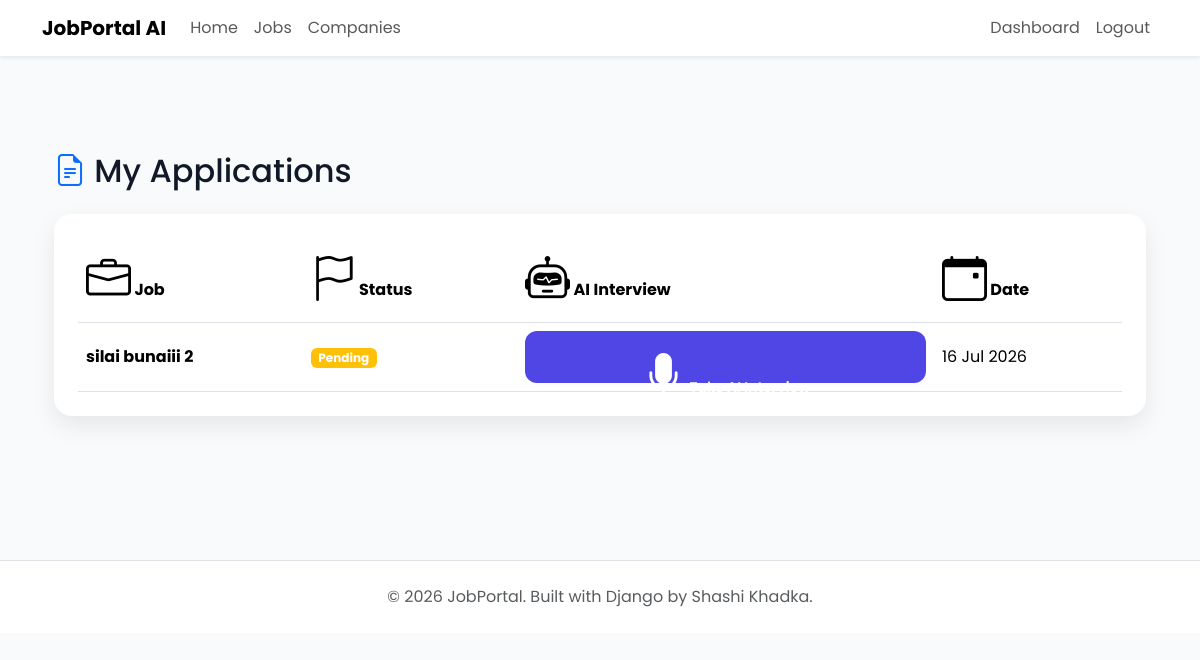
The page /applications/my-applications/ (signed in) on the database as committed earlier.
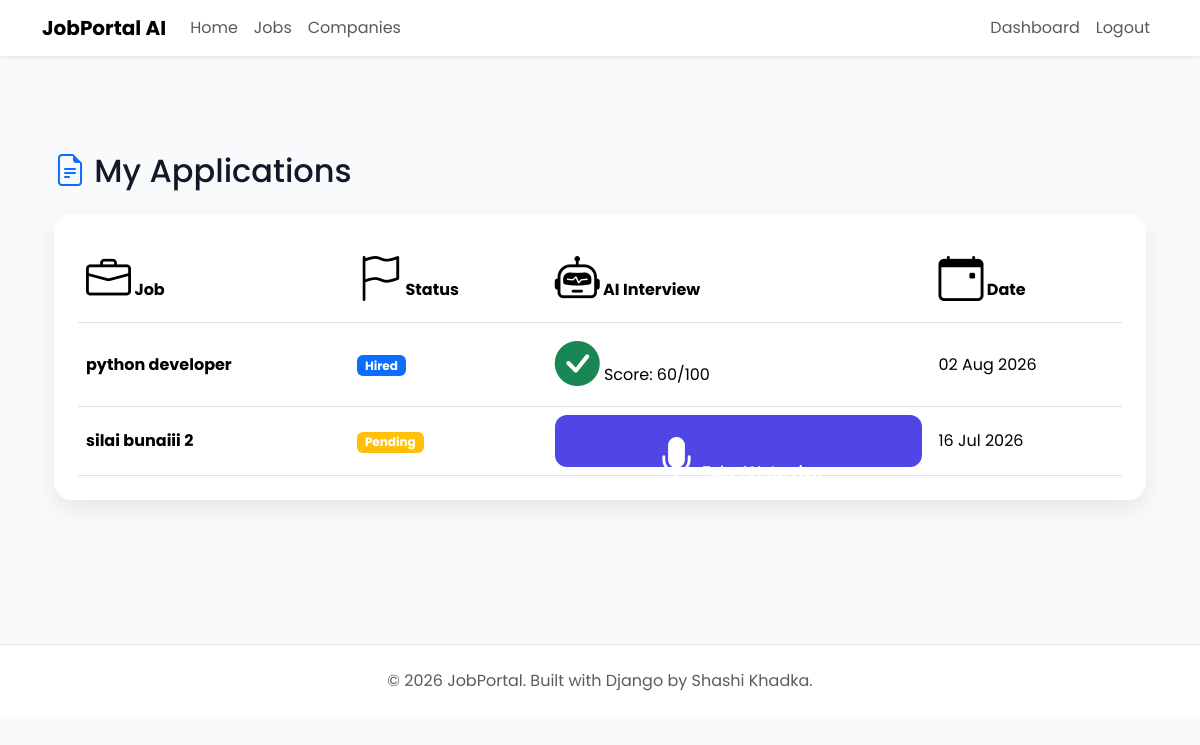
The same page on the database as committed later.
### applications/models.py (models this page shows, shortened)
class Application(models.Model):
    applicant = models.ForeignKey( settings.AUTH_USER_MODEL, on_delete=models.CASCADE, related_name="applications" )
    job = models.ForeignKey( Job, on_delete=models.CASCADE,related_name="applications")
    resume = models.FileField( upload_to="resumes/")
    cover_letter = models.TextField( blank=True)
    status = models.CharField( max_length=20,choices=Applicationstatus.choices,default=Applicationstatus.PENDING )
    applied_at = models.DateTimeField(auto_now_add=True)
    first_name = models.CharField(max_length=100, default="")
    last_name = models.CharField(max_length=100, default="")
    location = models.CharField(max_length=100, default="")
    class Meta:
        ordering = ["-applied_at"]
        unique_together = ("applicant", "job")

class AIInterview(models.Model):
    application = models.OneToOneField( Application, on_delete=models.CASCADE)
    questions = models.JSONField(default=list, blank=True)
    answers = models.JSONField(default=list, blank=True)
    score = models.IntegerField(default=0)
    feedback = models.TextField(blank=True)
    completed = models.BooleanField(default=False)

### jobs/models.py (models this page shows, shortened)
class Job(models.Model):
    class EmploymentType(models.TextChoices):
        FULL_TIME = "Full Time"
        PART_TIME = "Part Time"
        INTERNSHIP = "Internship"
        CONTRACT = "Contract"
    class ExperienceLevel(models.TextChoices):
        ENTRY =  "Entry Level"
        MID =  "Mid Level"
        SENIOR = "Senior Level"
    company = models.ForeignKey(Company,on_delete=models.CASCADE,related_name="jobs")
    title = models.CharField(max_length=200)
    slug = models.SlugField(unique=True,blank=True)
    description = models.TextField()
    location = models.CharField(max_length=150)
    employment_type = models.CharField(max_length=20,choices=EmploymentType.choices)
    experience_level = models.CharField( max_length=20, choices=ExperienceLevel.choices )
    salary_min = models.PositiveIntegerField()
    salary_max = models.PositiveIntegerField()
    vacancies = models.PositiveIntegerField(default=1)
    deadline = models.DateField()
    is_active = models.BooleanField(default=True)
    created_at = models.DateTimeField(auto_now_add=True)
    updated_at = models.DateTimeField(auto_now=True)

### applications/views.py (the view)
# urls.py: path("my-applications/",views.my_applications,name="my-applications"),
@login_required
def my_applications(request):
    applications = Application.objects.filter( applicant=request.user)
    return render(request,"applications/my_application.html",{"applications": applications})

### templates/applications/my_application.html (shortened to what this page needs)
{% extends "base.html" %}
{% block content %}
<div class="container py-5">
    <h2 class="mb-4">
        <i class="bi bi-file-earmark-text text-primary"></i>
        My Applications
    </h2>
    <div class="custom-card">
        <div class="table-responsive">
            <table class="table align-middle">
                <thead>
                    <tr>
                        <th><i class="bi bi-briefcase"></i> Job</th>
                        <th><i class="bi bi-flag"></i> Status</th>
                        <th><i class="bi bi-robot"></i> AI Interview</th>
                        <th><i class="bi bi-calendar-event"></i> Date</th>
                    </tr>
                </thead>
                <tbody>
                {% for application in applications %}
                    <tr>
                        <td>
                            <strong>{{ application.job.title }}</strong>
                        </td>
                        <td>
                            {% if application.status == "Pending" %}
                                <span class="badge bg-warning">Pending</span>
                            {% elif application.status == "Reviewing" %}
                                <span class="badge bg-info">Reviewing</span>
                            {% elif application.status == "Shortlisted" %}
                                <span class="badge bg-success">Shortlisted</span>
                            {% elif application.status == "Hired" %}
                                <span class="badge bg-primary">Hired</span>
                            {% elif application.status == "Rejected" %}
                                <span class="badge bg-danger">Rejected</span>
                            {% endif %}
                        </td>
                        <td>
                            {% if application.aiinterview.completed %}
                                <i class="bi bi-check-circle-fill text-success"></i>
                                Score: {{ application.aiinterview.score }}/100
                            {% else %}
                                <a href="{% url 'start-interview' application.id %}" class="btn btn-sm btn-primary-custom">
                                    <i class="bi bi-mic-fill"></i> Take AI Interview
                                </a>
                            {% endif %}
                        </td>
                        <td>
                            {{ application.applied_at|date:"d M Y" }}
                        </td>
                    </tr>
                {% endfor %}
                </tbody>
            </table>
        </div>
    </div>
</div>
{% endblock %}

Rows that differ between the two databases and show on the page:
added Application: job "python developer", status "Hired", aiinterview.score "60", applied_at "02 Aug 2026"
